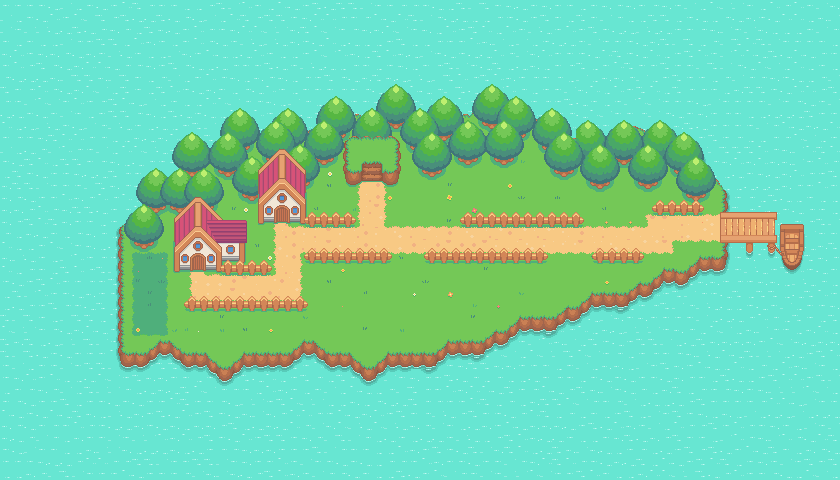

A 2D game scene composited from a Tiled map and its tileset images. What follows is a short description and the map's XML, with each tile layer's data collapsed to a summary:
An orthogonal 70x40 tile map with 12x12 px tiles, 12 tile layers (Ocean, Island, Paths, Battle-Patch, ...), 2 hidden layers not drawn, 2 tilesets.

<map version="1.9" tiledversion="1.9.2" orientation="orthogonal" renderorder="right-down" width="70" height="40" tilewidth="12" tileheight="12" infinite="0" nextlayerid="16" nextobjectid="1">
 <tileset firstgid="1" source="Pokemon-Style-Game.tsx" />
 <tileset firstgid="1025" source="Collision.tsx" />
 <group id="15" name="Group 1">
  <layer id="1" name="Ocean" width="70" height="40">
   <data>[2800 cells, 2800 non-empty, 9 distinct tile ids]</data>
  </layer>
  <layer id="2" name="Island" width="70" height="40" offsetx="-69.3333" offsety="-15.3333">
   <data>[2800 cells, 1054 non-empty, 109 distinct tile ids]</data>
  </layer>
  <layer id="8" name="Paths" width="70" height="40">
   <data>[2800 cells, 214 non-empty, 19 distinct tile ids]</data>
  </layer>
  <layer id="9" name="Battle-Patch" width="70" height="40">
   <data>[2800 cells, 21 non-empty, 9 distinct tile ids]</data>
  </layer>
  <layer id="10" name="Grass-and-flowers" width="70" height="40">
   <data>[2800 cells, 69 non-empty, 31 distinct tile ids]</data>
  </layer>
  <layer id="6" name="Trees-2" width="70" height="40">
   <data>[2800 cells, 172 non-empty, 16 distinct tile ids]</data>
  </layer>
  <layer id="12" name="Dock" width="70" height="40" offsetx="-0.5" offsety="-8.75">
   <data>[2800 cells, 54 non-empty, 54 distinct tile ids]</data>
  </layer>
  <layer id="5" name="Trees-1" width="70" height="40">
   <data>[2800 cells, 191 non-empty, 16 distinct tile ids]</data>
  </layer>
  <layer id="7" name="Trees-3" width="70" height="40">
   <data>[2800 cells, 128 non-empty, 16 distinct tile ids]</data>
  </layer>
  <layer id="3" name="Plateau" width="70" height="40" offsetx="-144.182" offsety="-5.72727">
   <data>[2800 cells, 35 non-empty, 35 distinct tile ids]</data>
  </layer>
  <layer id="4" name="Houses" width="70" height="40" offsetx="-126.333" offsety="9.66667">
   <data>[2800 cells, 108 non-empty, 108 distinct tile ids]</data>
  </layer>
  <layer id="11" name="Fence" width="70" height="40">
   <data>[2800 cells, 141 non-empty, 12 distinct tile ids]</data>
  </layer>
 </group>
 <layer id="13" name="Collisions" width="70" height="40" visible="0" opacity="0.3">
  <data>[2800 cells, 192 non-empty, 1 distinct tile ids]</data>
 </layer>
 <layer id="14" name="Foreground-Objects" width="70" height="40" visible="0">
  <data>[2800 cells, 52 non-empty, 4 distinct tile ids]</data>
 </layer>
</map>
